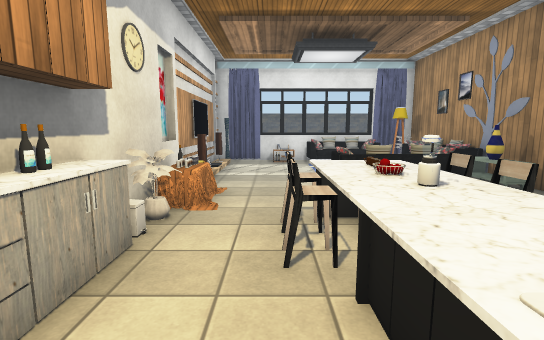
view 1 (above)

24 first-person views from a walk through a 3-D level made in the Unity game engine. The camera is 1.5 m above the floor, tilts 8° down and sees 85° across. The floor is counted in squares, 1 m on a side. Each view is taken from the middle of a square. On the plan, view 1 faces up. The plan holds only what a view shows up to about 15 squares ahead; the rest is blank. The place goes on beyond the plan. The player is left out. Door leaves are left out, so doorways stand open. Some surface patterns are stand-ins.

view 2
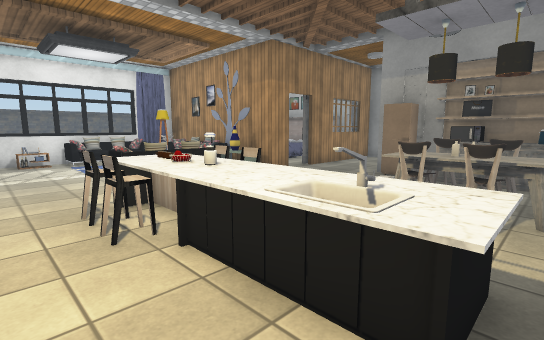

view 3
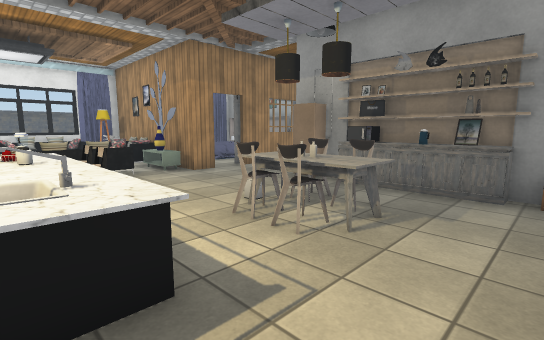

view 4
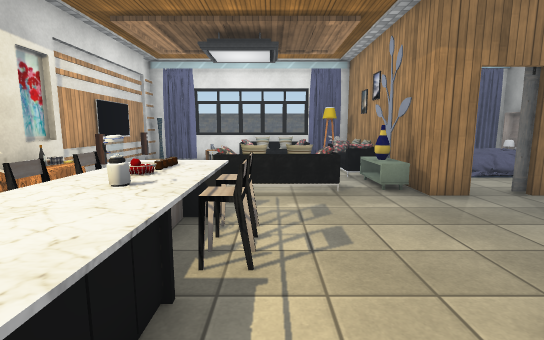

view 5
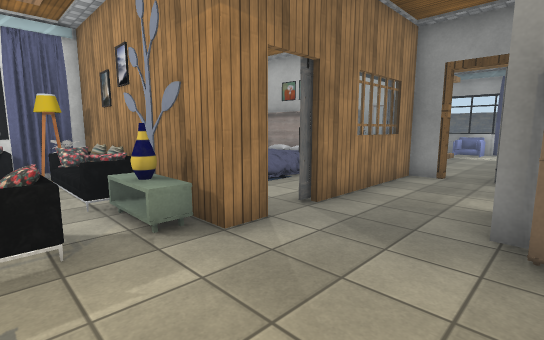

view 6
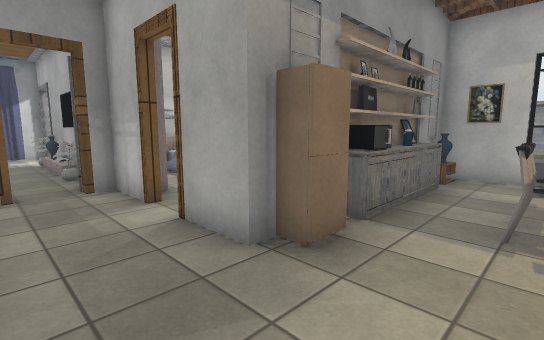

view 7
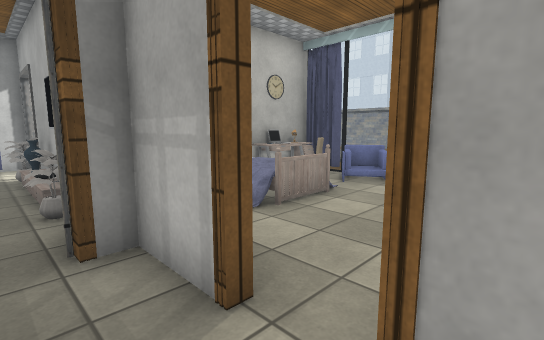

view 8
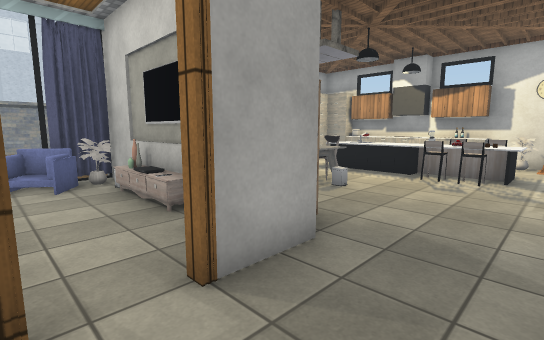

view 9
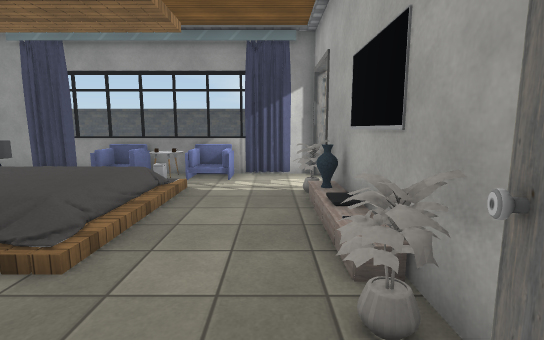

view 10
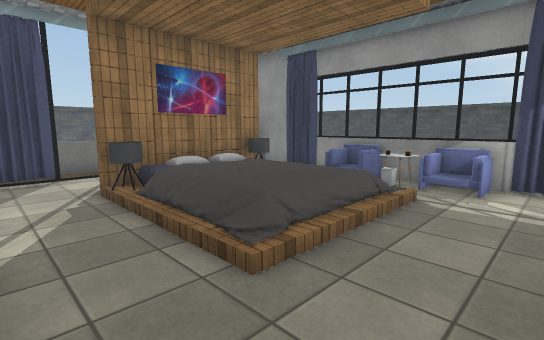

view 11
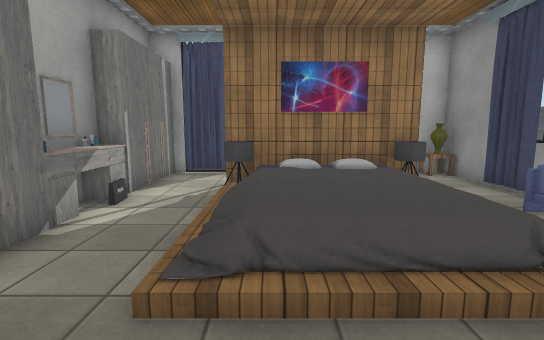

view 12
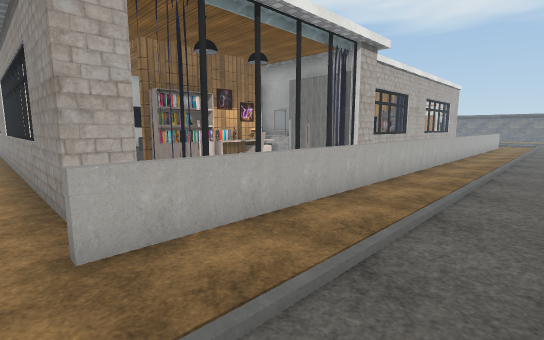

view 13
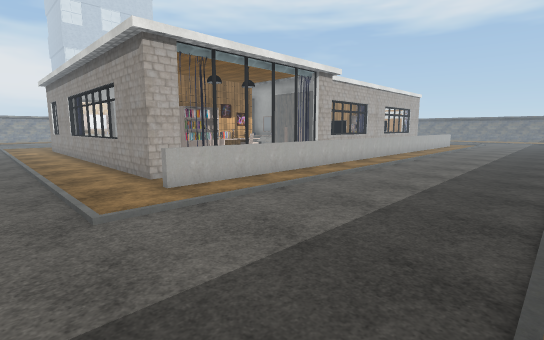

view 14
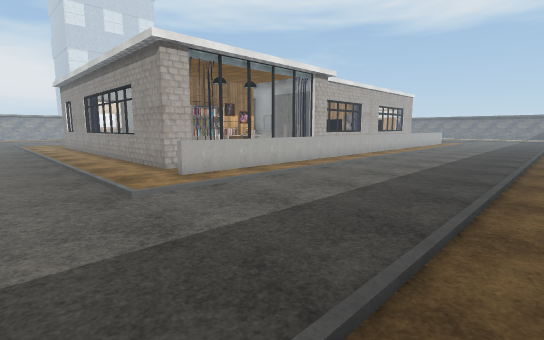

view 15
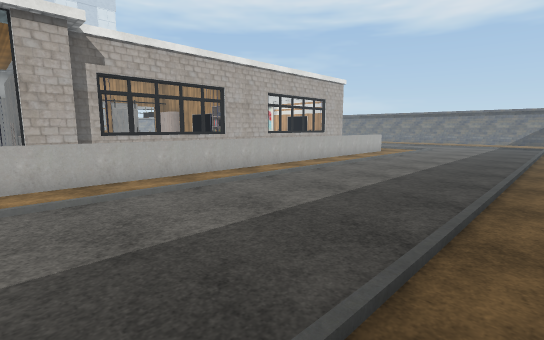

view 16
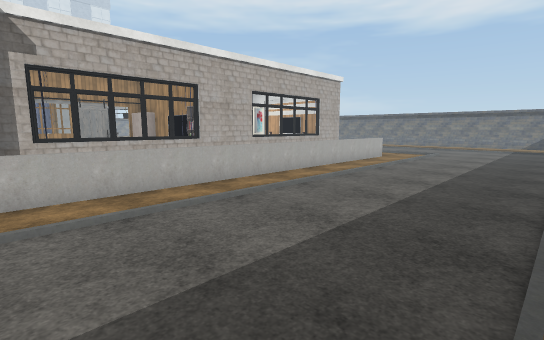

view 17
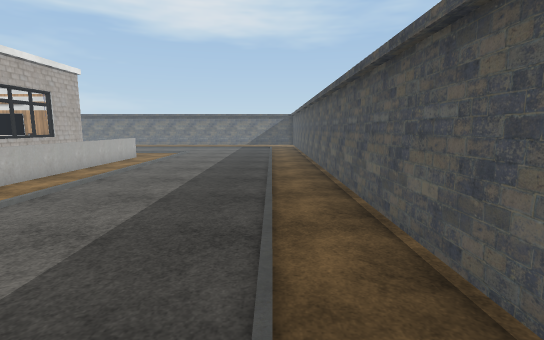

view 18
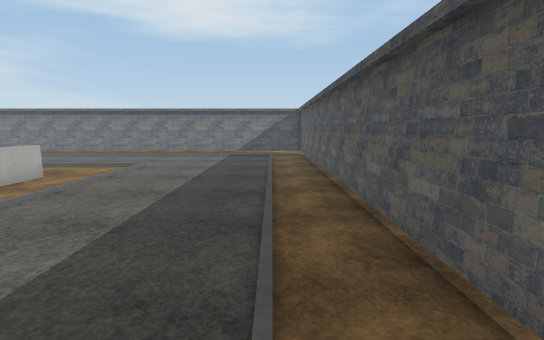

view 19
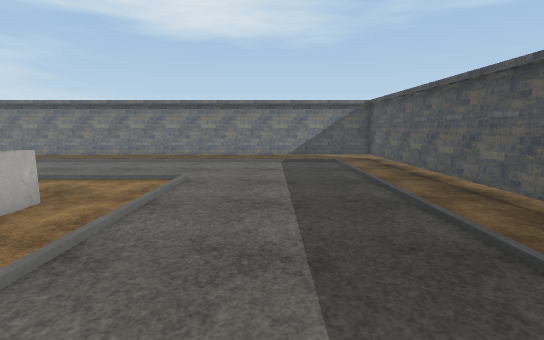

view 20
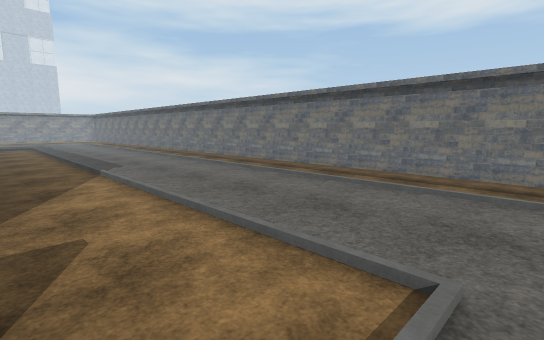

view 21
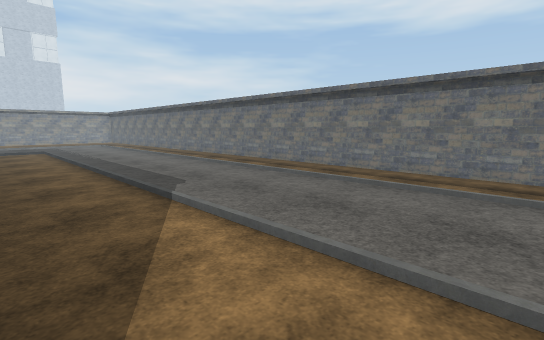

view 22
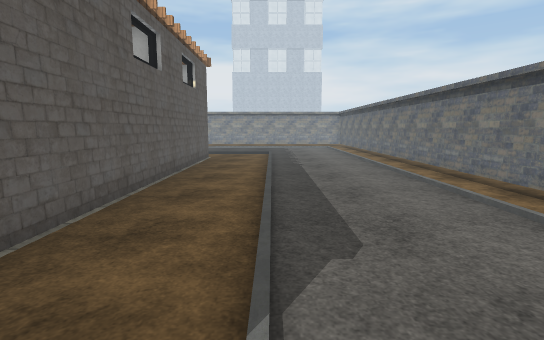

view 23
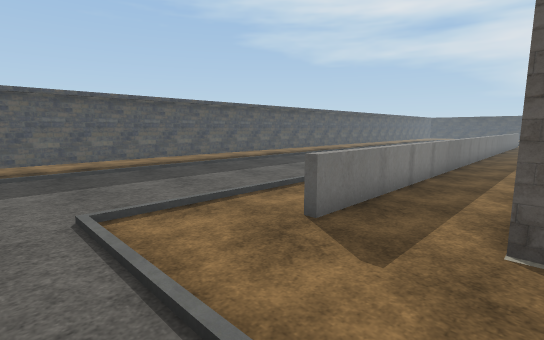

view 24
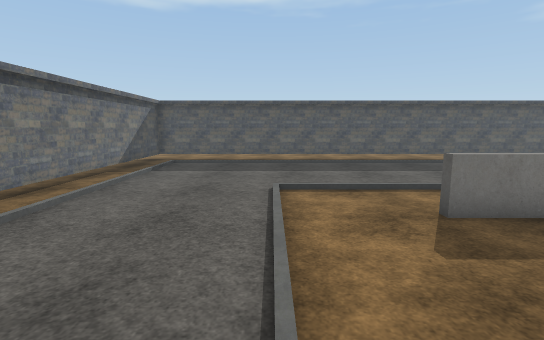

### Floor plan
Key: @ floor where view 1 was taken; # wall or solid block; x gap in a wall; . main floor; : floor 0.25 m higher than the main floor; + floor 1 m higher than the main floor; / step, stairs or slope; D open door; = window, fence, low wall or low ledge; v drop or lower ground; O other object.
Columns run from 12 left of view 1 to 29 right of it. Each row starts with its distance up from view 1.
 27 #########################
 26 #.......................... . .......... .
 25 #.///////////////////////////////////////
 24 #.........................................
 23 #.........................................
 22 #.........................................
 21 #.........................................
 20 #.........................................
 19 #...../...................................
 18 #...../...................................
 17 #...../...===========================.....
 16 #...../..................  ....     ......
 15 #...../..............     ##O.    OO#.....
 14 #...../..###==######O=###O#O..O    O#....
 13 #...../..##...OOOOOO     O#O.OOOOO .#....
 12 #...../..#O...   OOO     OO#.OOOOO .O....
 11 #...../..#/...   .OO     OOO.O   O .=....
 10 #...../..#:...   .O    O O O.:     OO....
  9 #...../..#O....  OOO .O/   O./     =#....
  8 #...../..#/...O/O.O ...   OO./     vO....
  7 #...../..#OO..O/+.O#.##=#  O./////.OO....
  6 #...../..#OO..............##.......=# ..
  5 #...../..#O..OO.....................#
  4 #...../..#O.OOOO.....##.######OOOO..#
  3 #...../..#O.OOOO....#  D#O         ##
  2 #...../..#O..OO.....## D....        #
  1 #...../..# ..OO.O#O.#OO...//
  0 #...../..#O @OO.OOO.#OO...+
 -1 #...../..# . ##..O#.#OO...O O
 -2 #...../..#   .......#O.....OOO
 -3 #...../..#   . .....OOOO  OOOO
 -4 # ..../..#         ###OO  O#Ox

Positions as (right, up) in squares from view 1, and headings:
1: (0, 0), facing up
2: (-1, -1), facing up-right
3: (1, -3), facing up-right
4: (3, 0), facing up
5: (4, 3), facing up-right
6: (6, 6), facing down-right
7: (10, 5), facing down-right
8: (12, 6), facing down-left
9: (14, 5), facing right
10: (15, 5), facing up-right
11: (18, 5), facing up
12: (25, 21), facing down-left
13: (28, 25), facing down-left
14: (29, 26), facing down-left
15: (16, 26), facing down-left
16: (14, 25), facing down-left
17: (14, 25), facing left
18: (7, 25), facing left
19: (3, 22), facing left
20: (-3, 20), facing down-left
21: (-3, 15), facing down-left
22: (-6, 11), facing down
23: (-7, 14), facing up-right
24: (-6, 12), facing up
